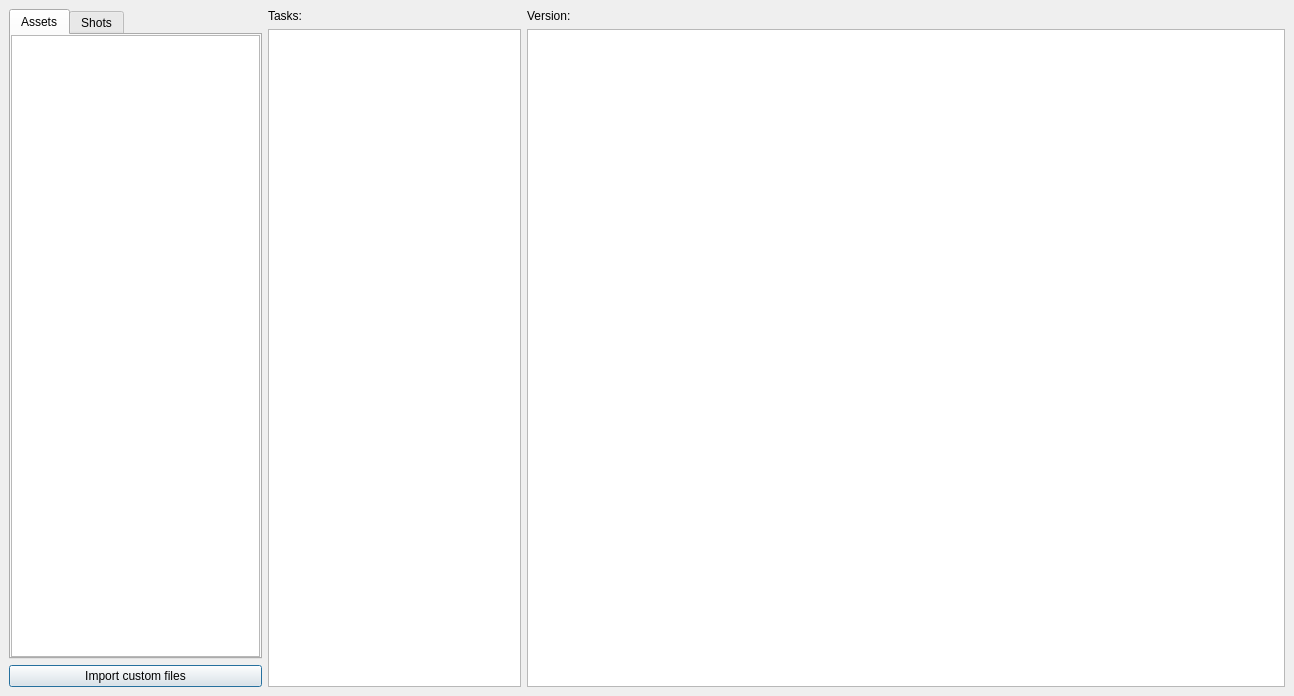
<?xml version="1.0" encoding="UTF-8"?>
<ui version="4.0">
 <class>dlg_TaskSelection</class>
 <widget class="QDialog" name="dlg_TaskSelection">
  <property name="geometry">
   <rect>
    <x>0</x>
    <y>0</y>
    <width>1294</width>
    <height>696</height>
   </rect>
  </property>
  <property name="windowTitle">
   <string>Select Task</string>
  </property>
  <layout class="QVBoxLayout" name="verticalLayout_4">
   <property name="spacing">
    <number>6</number>
   </property>
   <property name="margin">
    <number>9</number>
   </property>
   <item>
    <widget class="QWidget" name="widget_4" native="true">
     <layout class="QHBoxLayout" name="horizontalLayout_2">
      <property name="spacing">
       <number>6</number>
      </property>
      <property name="margin">
       <number>0</number>
      </property>
      <item>
       <widget class="QWidget" name="widget" native="true">
        <property name="sizePolicy">
         <sizepolicy hsizetype="Preferred" vsizetype="Preferred">
          <horstretch>1</horstretch>
          <verstretch>0</verstretch>
         </sizepolicy>
        </property>
        <layout class="QVBoxLayout" name="verticalLayout">
         <property name="margin">
          <number>0</number>
         </property>
         <item>
          <widget class="QTabWidget" name="tbw_entity">
           <property name="currentIndex">
            <number>0</number>
           </property>
           <widget class="QWidget" name="tab">
            <attribute name="title">
             <string>Assets</string>
            </attribute>
            <layout class="QVBoxLayout" name="verticalLayout_5">
             <property name="spacing">
              <number>0</number>
             </property>
             <property name="margin">
              <number>0</number>
             </property>
             <item>
              <widget class="QTreeWidget" name="tw_assets">
               <property name="sizePolicy">
                <sizepolicy hsizetype="Expanding" vsizetype="Expanding">
                 <horstretch>1</horstretch>
                 <verstretch>0</verstretch>
                </sizepolicy>
               </property>
               <property name="contextMenuPolicy">
                <enum>Qt::CustomContextMenu</enum>
               </property>
               <property name="editTriggers">
                <set>QAbstractItemView::NoEditTriggers</set>
               </property>
               <attribute name="headerVisible">
                <bool>false</bool>
               </attribute>
               <column>
                <property name="text">
                 <string notr="true">1</string>
                </property>
               </column>
              </widget>
             </item>
            </layout>
           </widget>
           <widget class="QWidget" name="tab_2">
            <attribute name="title">
             <string>Shots</string>
            </attribute>
            <layout class="QVBoxLayout" name="verticalLayout_6">
             <property name="spacing">
              <number>0</number>
             </property>
             <property name="margin">
              <number>0</number>
             </property>
             <item>
              <widget class="QTreeWidget" name="tw_shots">
               <property name="maximumSize">
                <size>
                 <width>10000</width>
                 <height>16777215</height>
                </size>
               </property>
               <property name="contextMenuPolicy">
                <enum>Qt::CustomContextMenu</enum>
               </property>
               <property name="editTriggers">
                <set>QAbstractItemView::NoEditTriggers</set>
               </property>
               <property name="verticalScrollMode">
                <enum>QAbstractItemView::ScrollPerPixel</enum>
               </property>
               <property name="indentation">
                <number>10</number>
               </property>
               <attribute name="headerVisible">
                <bool>false</bool>
               </attribute>
               <column>
                <property name="text">
                 <string notr="true">1</string>
                </property>
               </column>
              </widget>
             </item>
            </layout>
           </widget>
          </widget>
         </item>
         <item>
          <widget class="QPushButton" name="b_custom">
           <property name="text">
            <string>Import custom files</string>
           </property>
          </widget>
         </item>
        </layout>
       </widget>
      </item>
      <item>
       <widget class="QWidget" name="widget_2" native="true">
        <property name="sizePolicy">
         <sizepolicy hsizetype="Preferred" vsizetype="Preferred">
          <horstretch>1</horstretch>
          <verstretch>0</verstretch>
         </sizepolicy>
        </property>
        <layout class="QVBoxLayout" name="verticalLayout_3">
         <property name="margin">
          <number>0</number>
         </property>
         <item>
          <widget class="QLabel" name="label_2">
           <property name="text">
            <string>Tasks:</string>
           </property>
          </widget>
         </item>
         <item>
          <widget class="QListWidget" name="lw_tasks">
           <property name="contextMenuPolicy">
            <enum>Qt::CustomContextMenu</enum>
           </property>
          </widget>
         </item>
        </layout>
       </widget>
      </item>
      <item>
       <widget class="QWidget" name="widget_3" native="true">
        <property name="sizePolicy">
         <sizepolicy hsizetype="Preferred" vsizetype="Preferred">
          <horstretch>3</horstretch>
          <verstretch>0</verstretch>
         </sizepolicy>
        </property>
        <layout class="QVBoxLayout" name="verticalLayout_2">
         <property name="margin">
          <number>0</number>
         </property>
         <item>
          <widget class="QLabel" name="label_3">
           <property name="text">
            <string>Version:</string>
           </property>
          </widget>
         </item>
         <item>
          <widget class="QTableView" name="tw_versions">
           <property name="contextMenuPolicy">
            <enum>Qt::CustomContextMenu</enum>
           </property>
           <property name="editTriggers">
            <set>QAbstractItemView::NoEditTriggers</set>
           </property>
           <property name="selectionMode">
            <enum>QAbstractItemView::SingleSelection</enum>
           </property>
           <property name="selectionBehavior">
            <enum>QAbstractItemView::SelectRows</enum>
           </property>
           <property name="verticalScrollMode">
            <enum>QAbstractItemView::ScrollPerPixel</enum>
           </property>
           <property name="horizontalScrollMode">
            <enum>QAbstractItemView::ScrollPerPixel</enum>
           </property>
           <property name="sortingEnabled">
            <bool>true</bool>
           </property>
           <attribute name="horizontalHeaderHighlightSections">
            <bool>false</bool>
           </attribute>
           <attribute name="horizontalHeaderStretchLastSection">
            <bool>false</bool>
           </attribute>
           <attribute name="verticalHeaderVisible">
            <bool>false</bool>
           </attribute>
          </widget>
         </item>
        </layout>
       </widget>
      </item>
     </layout>
    </widget>
   </item>
  </layout>
 </widget>
 <resources/>
 <connections/>
</ui>
